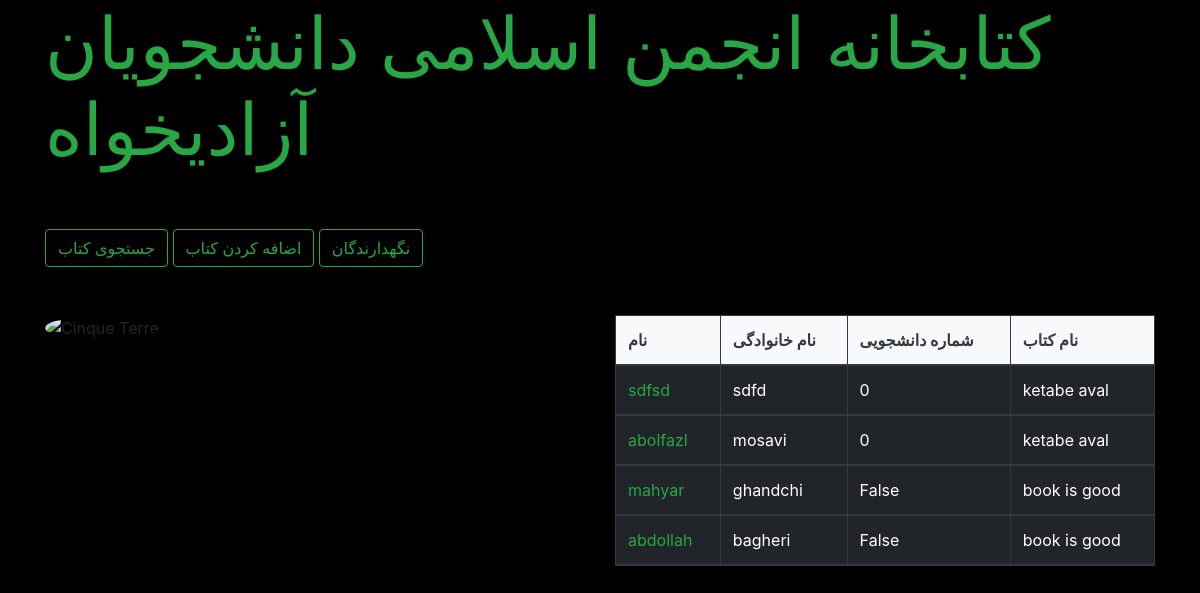
The app's page /library/keepers/, older data.
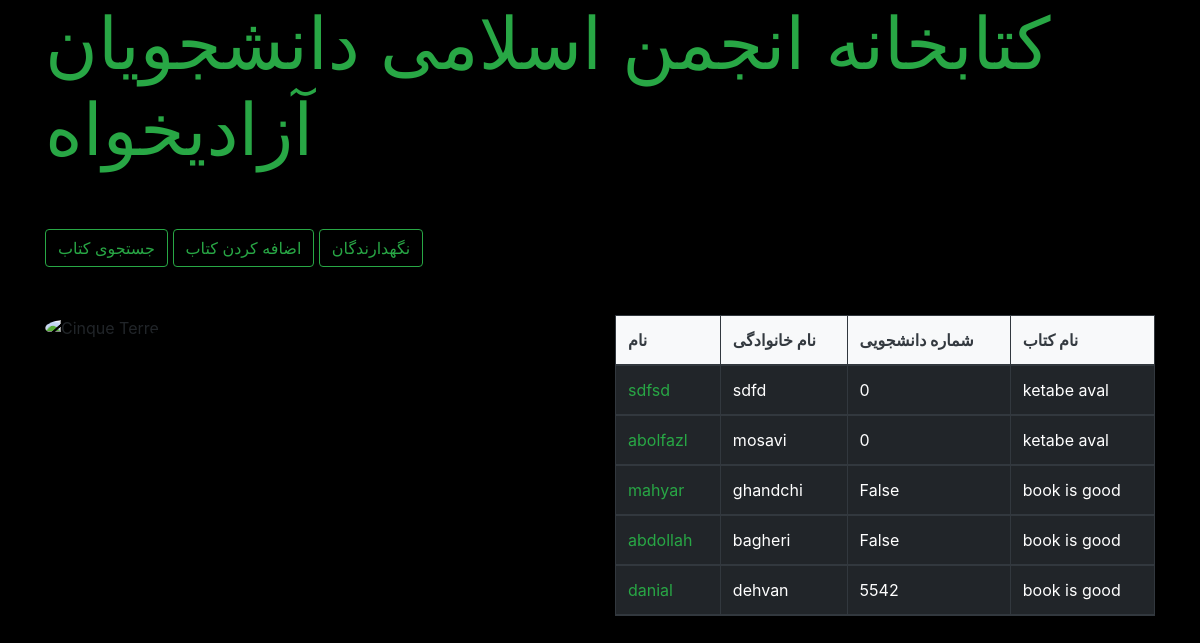
The same page, newer data.
### library/models.py (models this page shows, shortened)
class books_in_use(models.Model):
    book_name = models.CharField(max_length=40)
    keeper_first_name = models.CharField(max_length=  30)
    keeper_last_name = models.CharField(max_length=30)
    keeper_id = models.CharField(max_length=30)

### library/views.py (the view)
def keepersList(request):
    link='http://localhost:8000/library/keepers/'
    keepers_list = books_in_use.objects.all()
    return render(request,'keeperslist.html',{'keepers_list':keepers_list,'link':link})

### templates/keeperslist.html (shortened to what this page needs)
{%  extends "base.html" %}
 {%  block form %}
  <table class="table table-dark table-striped table-bordered">
<thead>
<tr class  ="bg-light">
        <th class="text-dark">نام</th>
        <th class="text-dark">نام خانوادگی</th>
        <th class="text-dark">شماره دانشجویی</th>
            <th class="text-dark">نام کتاب</th>
</tr>
</thead>
{% if keepers_list %}
<thead>
<tr>
{% for keeper in keepers_list %}
    <td><a  href="{{ link }}{{ keeper.id }}" class = "text-success" > {{ keeper.keeper_first_name }} </a></td>
    <td>{{ keeper.keeper_last_name }}</td>
<td>{{ keeper.keeper_id }}</td>
    <td>{{ keeper.book_name }}</td>
</tr>
{% endfor %}
{% else %}
<p>No books matched your search criteria.</p>
{% endif %}
</thead>
  </table>
{% endblock%}

### templates/base.html (shortened to what this page needs)
<!DOCTYPE html>
<html lang="en">
  <head>
	<link rel="stylesheet" href="https://maxcdn.bootstrapcdn.com/bootstrap/4.1.3/css/bootstrap.min.css">
  </head>
  <body  style="background-color:black;">
	<div class="container" >
	<h1 class="display-3 text-success"> کتابخانه انجمن اسلامی دانشجویان آزادیخواه</h1>
    <br><br>
	 <a href ="http://localhost:8000/library/search"> <button type="button" class="btn btn-outline-success">جستجوی کتاب</button>  </a>
	 <a href ="http://localhost:8000/library/addbook"> <button type="button" class="btn btn-outline-success">اضافه کردن کتاب</button>  </a>
     <a href ="http://localhost:8000/library/keepers"> <button type="button" class="btn btn-outline-success">نگهدارندگان</button>  </a>
    <br><br><br>
	<div class="row">
	<div class="col-md-6" >
        	<img src="http://s9.picofile.com/file/8340786668/anj.jpg"  class="rounded-circle img-fluid" alt="Cinque Terre"  width="404" height="404">
        	 </div>
	<div class="col-md-6" > {%block form %}{%endblock %} </div>
	</div>
	</div>
</body>
</html>

Row changes from the older to the newer data that the page shows:
added books_in_use: keeper_first_name "danial", keeper_last_name "dehvan", keeper_id "5542", book_name "book is good"
